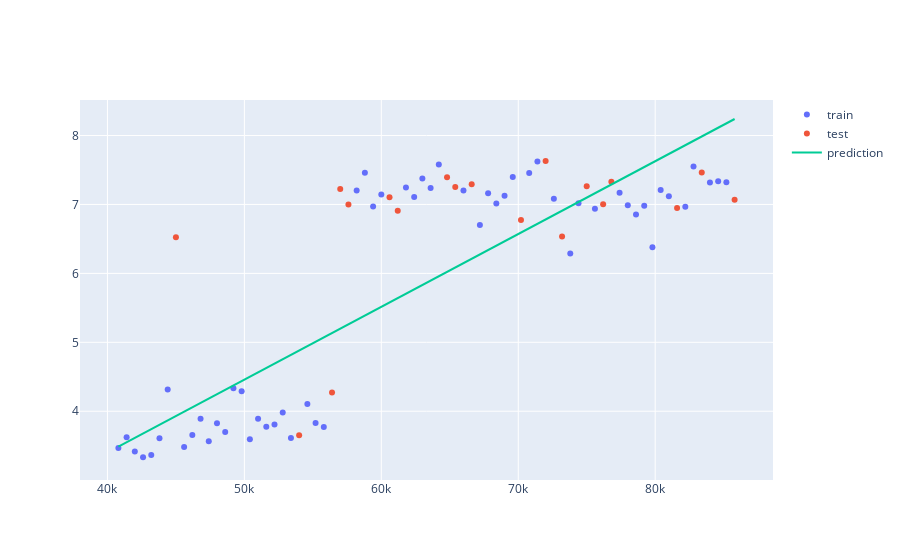

Notebook code for this chart:
### Code cell
X = df.Seconds_since_midnight.to_numpy()[:, None]
X_train, X_test, y_train, y_test = train_test_split(X, df.CPU_Load, random_state=0)

model = LinearRegression()
model.fit(X_train, y_train)

x_range = np.linspace(X.min(), X.max(), 100)
y_range = model.predict(x_range.reshape(-1, 1))

fig = go.Figure([
    go.Scatter(x=X_train.squeeze(), y=y_train, name='train', mode='markers'),
    go.Scatter(x=X_test.squeeze(), y=y_test, name='test', mode='markers'),
    go.Scatter(x=x_range, y=y_range, name='prediction')
])
fig.show()
